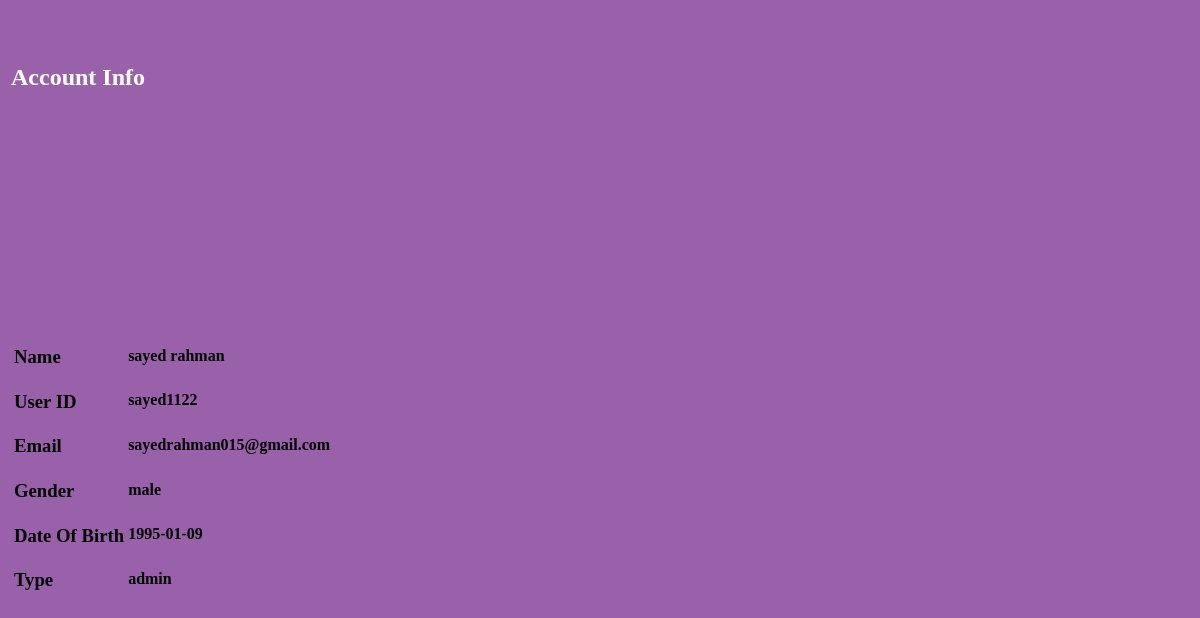
Page /Account_info.php (signed in) on the committed database.
### tables this page shows
CREATE TABLE `user` (
  `user_id` varchar(15) NOT NULL,
  `name` varchar(50) NOT NULL,
  `password` varchar(20) NOT NULL,
  `gender` varchar(15) NOT NULL,
  `email` varchar(30) NOT NULL,
  `dob` varchar(30) NOT NULL,
  `type` varchar(6) NOT NULL DEFAULT 'public'
);

### dbconnection.php (called while the page is built, shortened)
<?php
$host_name = "localhost";
$user_name="root";
$password="";
$database_name= "mixtape";
$conn = mysqli_connect( $host_name , $user_name , $password , $database_name) ;
    function all_values_of_a_user ( $value)
	{
		global $conn ;
		$query = "SELECT * FROM user where user_id =\"".$value."\" ;";
	    $result = mysqli_query($conn , $query) ;
		$row = mysqli_fetch_assoc($result);
		return $row ;
	}
?>

### Account_info.php (the view, shortened to what this page needs)
<?php
  require ("dbconnection.php");
?>
<html>
    <head>
        <link rel="stylesheet" type="text/css" href="Mixtape.css">
    </head>
    <body align="center" style="background-color:#9A61AB;">
    <div id="main" align=center>
        	<table width=100% height=100%>
			  <tr>
			    <td style="color: white"><h2>Account Info</h2></td>
			  </tr>
			  <tr height="80%">
			    <td>
                    <table>
                        <tr>
                            <td>
                                <h3>Name</h3>
                            </td>
                            <td>
                                <h4><?php $name = all_values_of_a_user($_SESSION["userName"]); echo $name["name"]; ?></h4>
                            </td>
                        </tr>
                        <tr>
                            <td>
                                <h3>User ID</h3>
                            </td>
                            <td>
                                <h4><?php $name = all_values_of_a_user($_SESSION["userName"]); echo $name["user_id"]; ?></h4>
                            </td>
                        </tr>
                        <tr>
                            <td>
                                <h3>Email</h3>
                            </td>
                            <td>
                                <h4><?php $name = all_values_of_a_user($_SESSION["userName"]); echo $name["email"]; ?></h4>
                            </td>
                        </tr>
                        <tr>
                            <td>
                                <h3>Gender</h3>
                            </td>
                            <td>
                                <h4><?php $name = all_values_of_a_user($_SESSION["userName"]); echo $name["gender"]; ?></h4>
                            </td>
                        </tr>
                        <tr>
                            <td>
                                <h3>Date Of Birth</h3>
                            </td>
                            <td>
                                <h4><?php $name = all_values_of_a_user($_SESSION["userName"]); echo $name["dob"]; ?></h4>
                            </td>
                        </tr>
                        <tr>
                            <td>
                                <h3>Type</h3>
                            </td>
                            <td>
                                <h4><?php $name = all_values_of_a_user($_SESSION["userName"]); echo $name["type"]; ?></h4>
                            </td>
                        </tr>
                    </table>
                </td>
			  </tr>
			</table>
    	</div>
    </body>
</html>

### Mixtape.css (style rules this page uses)
#main { font-family: verdana; color: white; }

### rows in the picture
user: name "sayed rahman", user_id "sayed1122", email "sayedrahman015@gmail.com", gender "male", dob "1995-01-09", type "admin"
